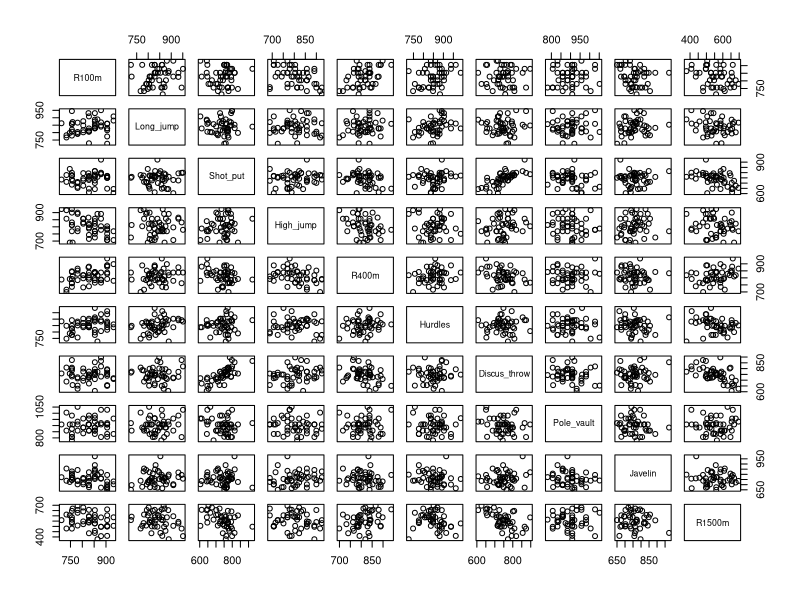
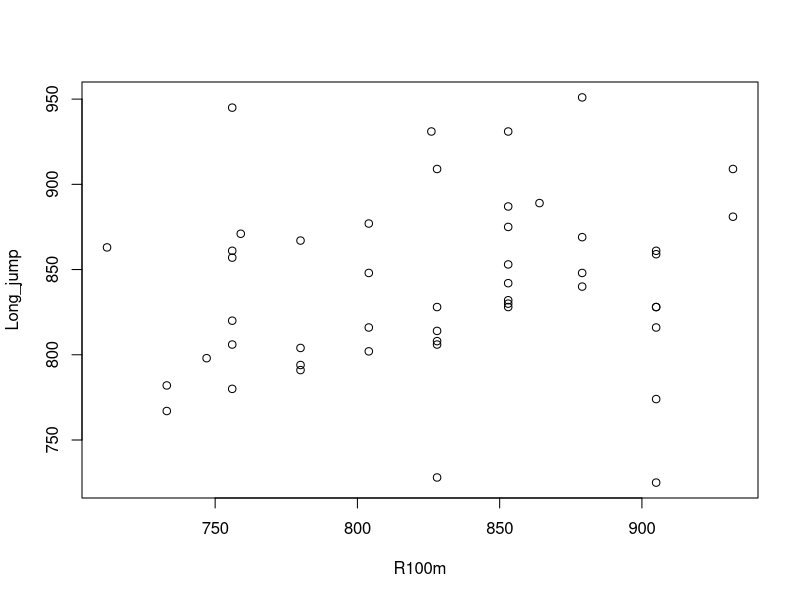
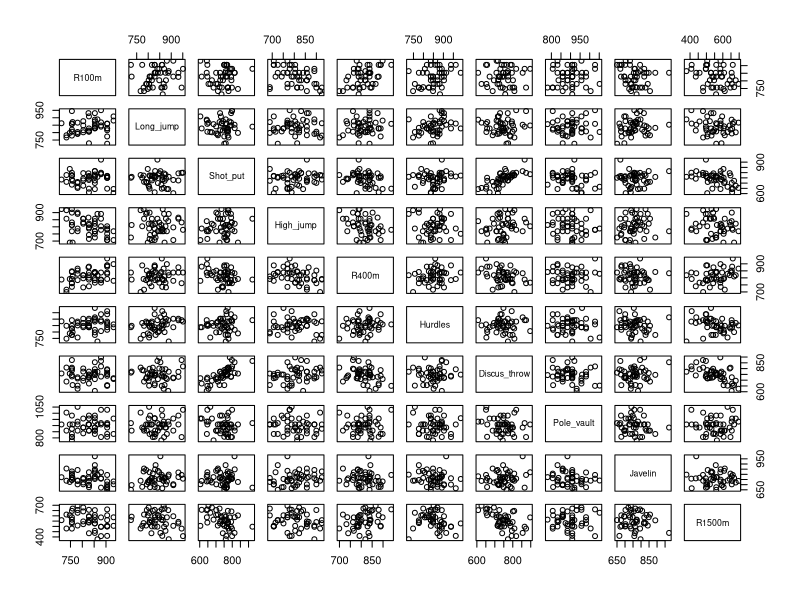
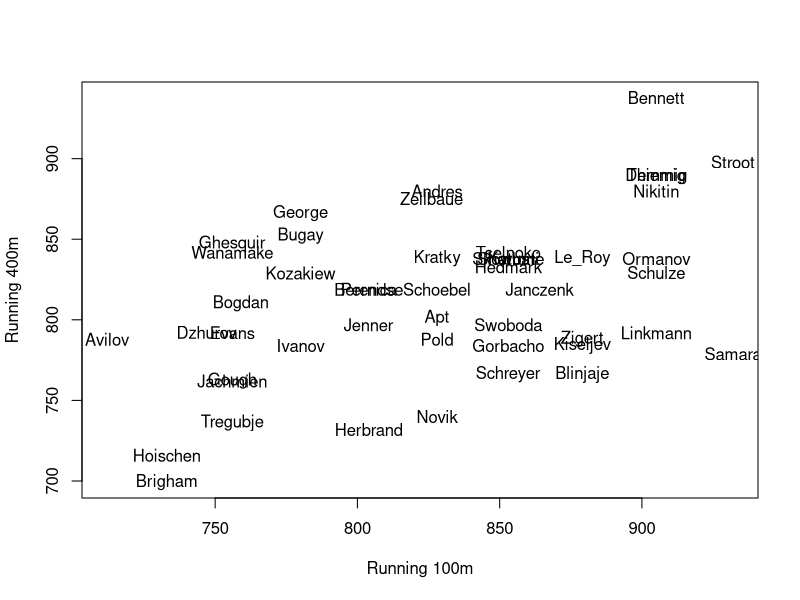
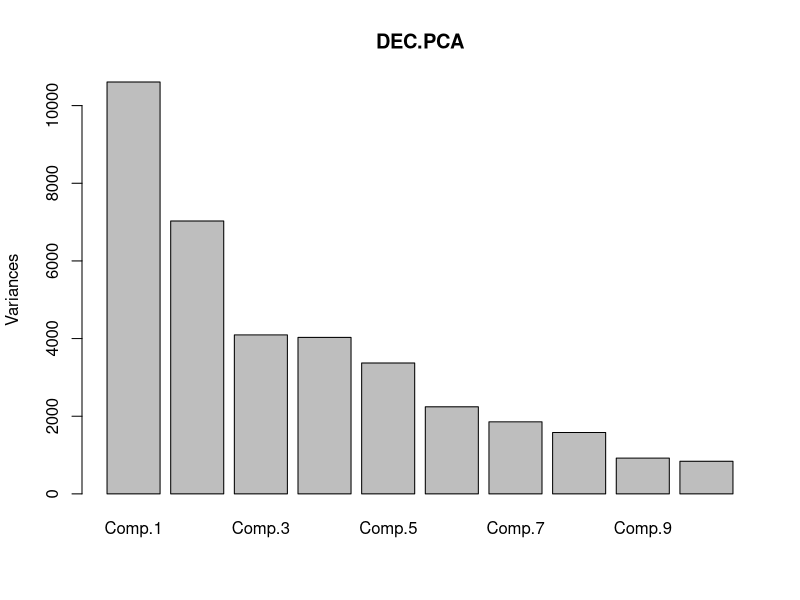
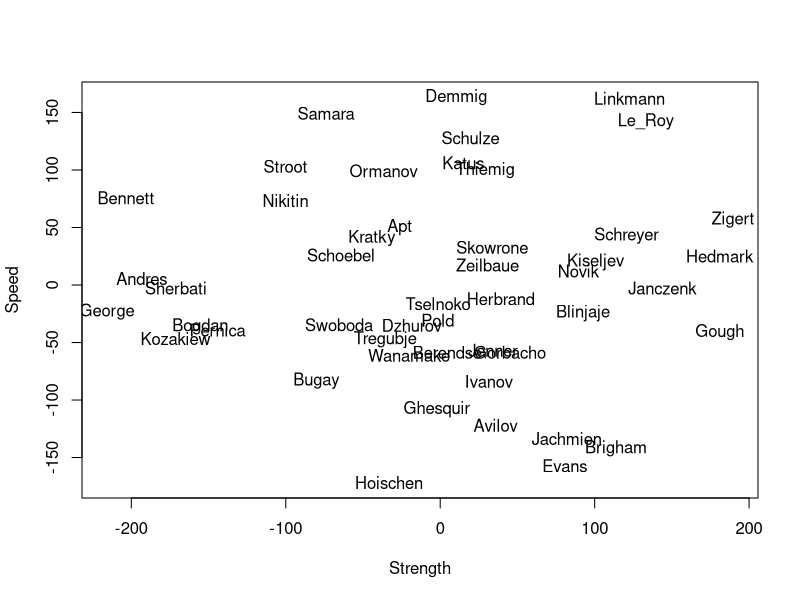

Reproduce these figures in R, in order.


#1.1

#a

DATA <- read.table("data/decathlon.txt",header=TRUE,sep="\t",row.names=1)

# Nice way to check that the upload was succesful
head(DATA)
View(DATA)

# Check the size of the data matrix
dim(DATA)
colnames(DATA)

# Remove total points, height and weight from the analysis
DEC <- DATA[,-c(1,12,13)]

help("princomp")

# Visualize the data
plot(DEC) # Note that since DEC is of the type data.frame R automatically uses the function pairs to plot the variables
# Use plot(as.matrix(DEC)) the see the difference
plot(as.matrix(DEC))
# More related to different data types in the course Introduction to R-programming
pairs(DEC)
# The above is not very informative here but sometimes reveals if theres is something weird in the data

# A way to plot two specific variables with the names of the athletes:
plot(DEC$R100m,DEC$R400m,xlab="Running 100m",ylab="Running 400m",type="n")
text(DEC$R100m,DEC$R400m,labels=rownames(DEC))

DEC.PCA <- princomp(DEC,cor=FALSE)

names(DEC.PCA)

DEC.PCA$call # input of the function

DEC.PCA$scores # Y from lecture slides

DEC.PCA$n.obs # number of observations

DEC.PCA$scale # Relevant when cor=TRUE

DEC.PCA$center # The sample mean 
colMeans(DEC) # Same as above

DEC.PCA$loadings #matrix of eigenvectors (G-matrix) (columns are eigenvectors)

DEC.PCA$loadings[1,1] #How to access a single value from G

DEC.PCA$sdev # The standard deviation of the principal components


plot(DEC.PCA) # Plots the variances of the principal components

(DEC.PCA$sdev)^2

# Note that the variances of the principal components are equal to the eigenvalues
# of the covariance matrix of the original data matrix

n <- nrow(DEC)
DEC_cov <- (n-1)/n*cov(DEC)

# Note that the princomp package uses the maximum likelihood estimator
# of the covariance matrix (1/n divisor instead of 1/(n-1))

DEC_cov_eval <- eigen(DEC_cov)$values
(DEC.PCA$sdev)^2 #Same values as above

# DEC_cov_eval -(DEC.PCA$sdev)^2 


#b

summary(DEC.PCA)
sum(DEC_cov_eval[1:4])/sum(DEC_cov_eval) 
# Approx 70% of the variation explained with 4 principal components


#c 

# We mainly use the loadings to interpret the principal components
DEC.PCA$loadings #Note that values close to 0 are not visible here
DEC.PCA$loadings[,1:4]


#We choose the first 4 components by looking at the values of loadings and the cumulative proportional variance

# Check what the sports are from wikipedia if you are not familiar with them

#1st component:Strength
# High negative loadings with shot puck and discus throw. Furthermore, a negative loading wiht high
# jump. 
# High positive loading with Running 1500m and a positive loading with r400m

# The high jump is a bit mysterious here. Maybe it is the jumping power?
# Interpretation: Strength (weakness), here a large negative value means that the sport in question
# requires strength. However, athletes with a high body muscle mass are bad in "long" running
# distances, when comparing to other decathletes.
# The fist component explains particularly well the behaviour of variables Shot puck, R1500m and Discuss throw
# ( it explains the variation of the variable.)

# 2nd component: Speed
# High negative loading with R100 and a negative loading with hurdles. A negative loading with R400. 
# Positive loading with high jump, javelin and R1500m
# Interpretation: Speed (slowness). R100m, 110m hurdles and r400m require speed from the athlete.
# However, R1500 is more about stamina and not about top speed.
# Here javelin and high jump a bit mysterious.
# The second component explains particularly well the behaviour of variable R100

#Note that the scale of strength and speed reversed, see above
plot(DEC.PCA$scores[,1],DEC.PCA$scores[,2],type="n",xlab="Strength",ylab="Speed") 
text(DEC.PCA$scores[,1:2],labels=rownames(DEC))


# 3rd and 4th component: Technique 1 and Technique 2
# These components explain sports that require a special technique to perform well.
# Look the loadings yourself and determine which sports are related to these components.
# You should note that from summary(DEC.PCA), we see that the 3rd and 4th component explain 
# together less variation than the 1st component alone. Hereby, they are not as important as the
# first two.

# NOTE: Often the best possible interpretations require the help of an expert related to the
# phenomenon at hand. 

# d
cov(DEC.PCA$scores) # Diagonal, as expected
(n-1)/n*diag(cov(DEC.PCA$scores)) # The diagonal elements are equal to the variances of the principal components
colMeans(DEC.PCA$scores) # Zero as expected
